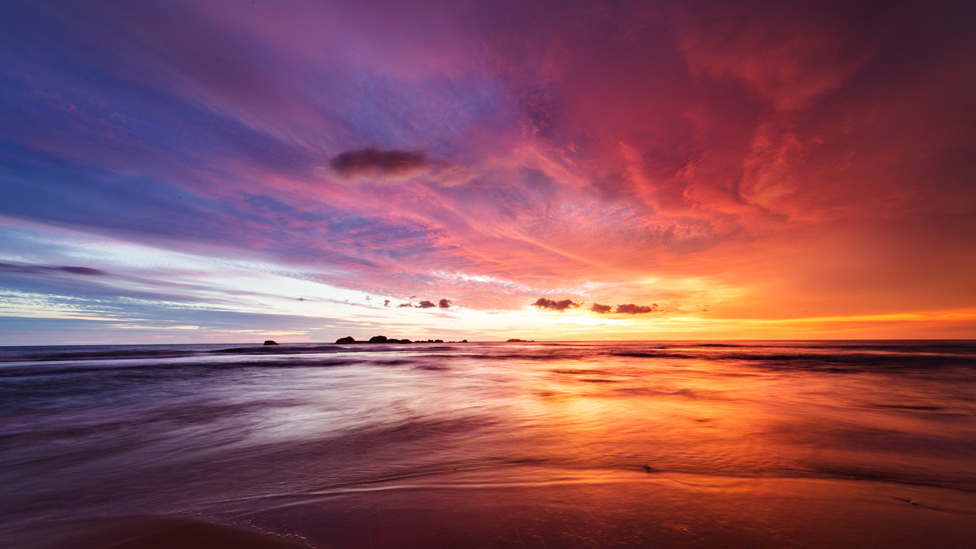
#> input picture sprint2/sunset.jpg, 976 x 549 px
$ python mani_image.py
#> lines starting #> are read from the running program, lines starting #| are printed output that depends on the picture
from PIL import Image
#Abrir imagen (inicializar)
imagen = Image.open('sunset.jpg')
#> imagen is the input picture: PIL image 976x549 RGB; mean R, G, B 137.9, 82, 93.6

#Cambiar tamaño
n_tam = (500,300)
n_imagen = imagen.resize(n_tam)
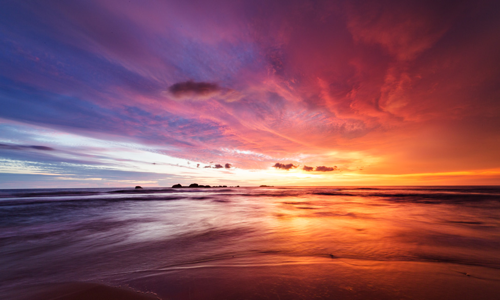
#> n_imagen: PIL image 500x300 RGB; mean R, G, B 137.9, 82, 93.6

#Mostrara imagen
imagen.show()
n_imagen.show()

#Guardar
n_imagen.save('C:\\Users\\Romina\\Downloads\\nuevo-sunset.jpg')
